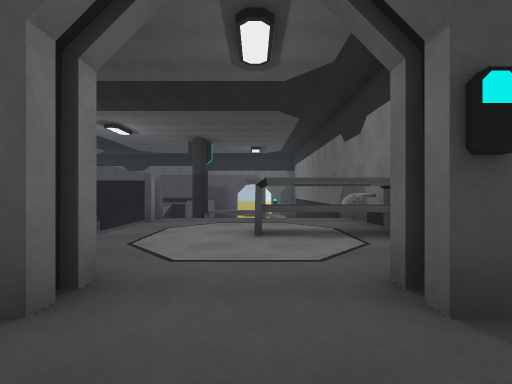
View 1 (above)

19 first-person views from a walk through a Unity game level. The camera is 1.3 m above the floor, looks level and sees 90° across. The floor is counted in squares, 2 m on a side. Each view is taken from the middle of a square. On the plan, view 1 faces up. The plan holds only what a view shows up to about 9 squares ahead; the rest is blank. The place goes on beyond the plan. The player character is not drawn. Surface patterns are stand-ins for the level's own textures.

View 2
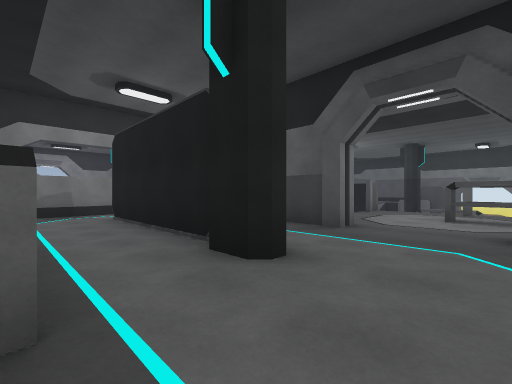

View 3
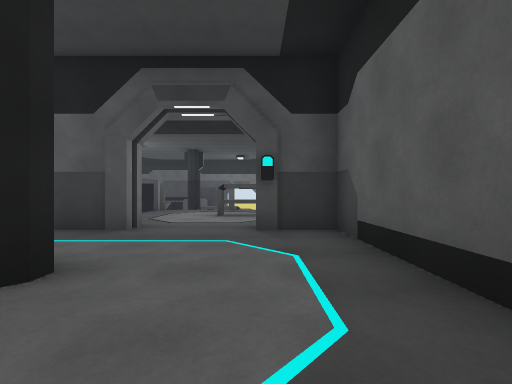

View 4
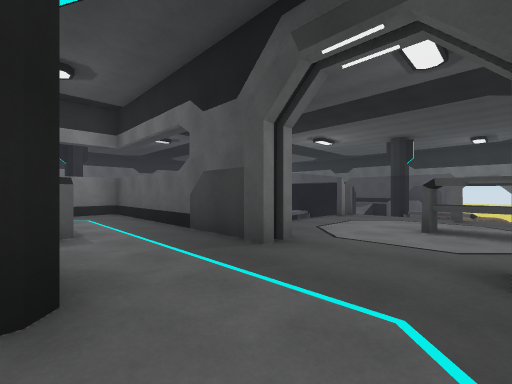

View 5
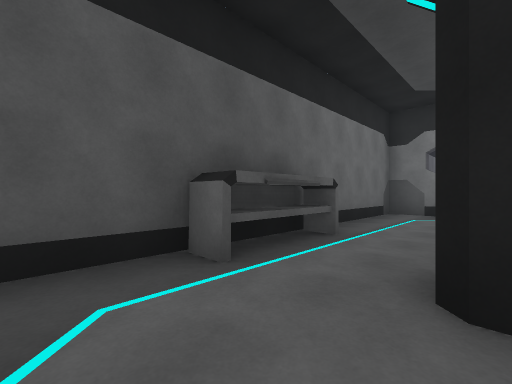

View 6
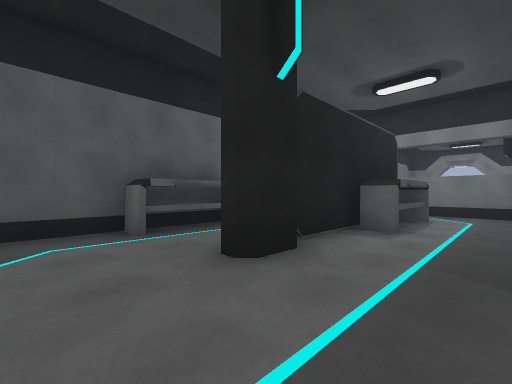

View 7
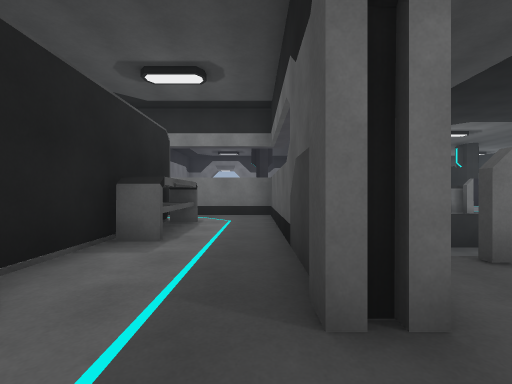

View 8
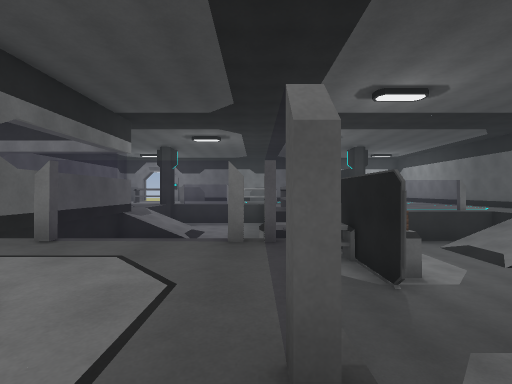

View 9
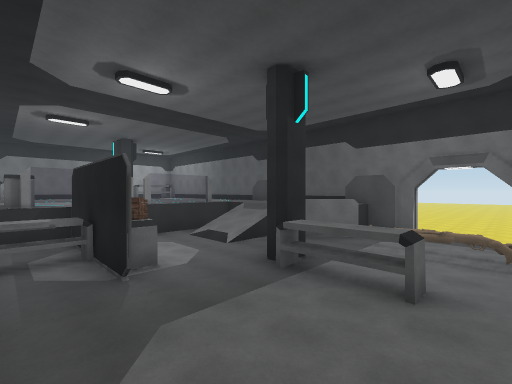

View 10
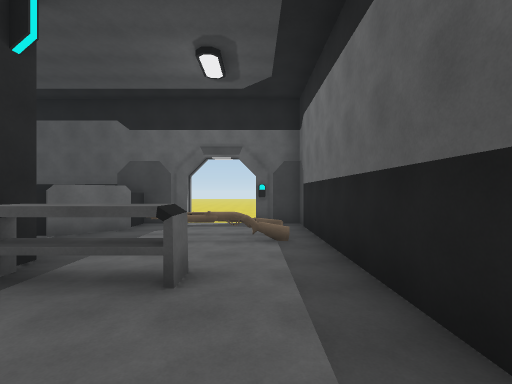

View 11
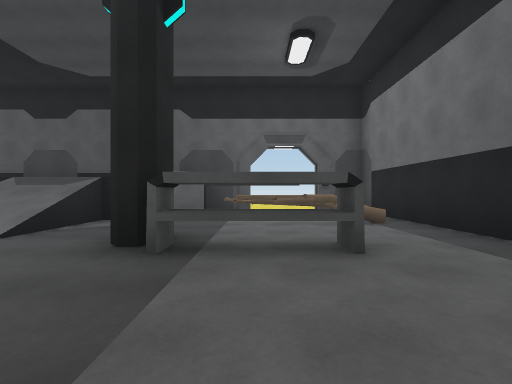

View 12
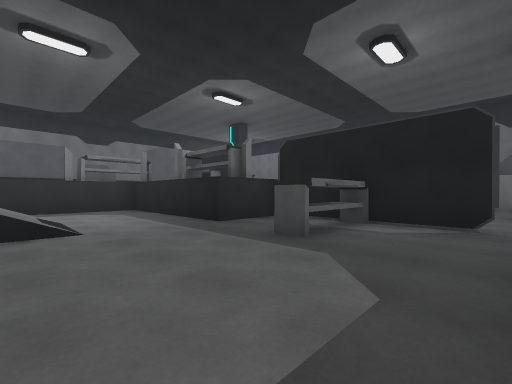

View 13
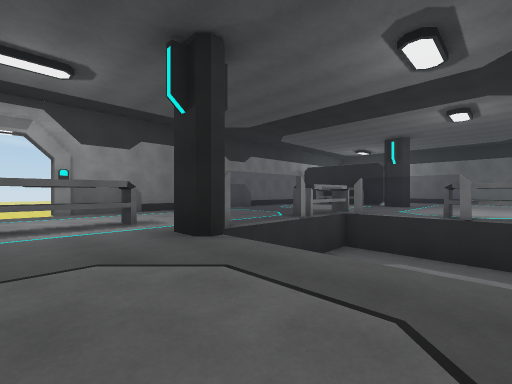

View 14
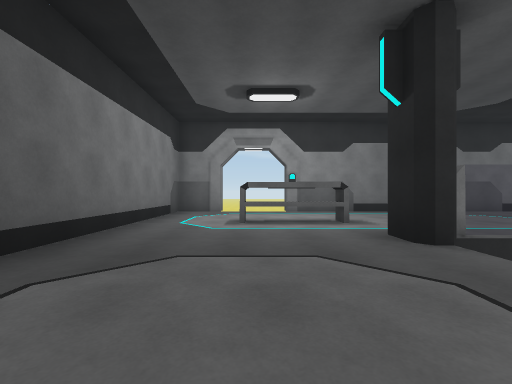

View 15
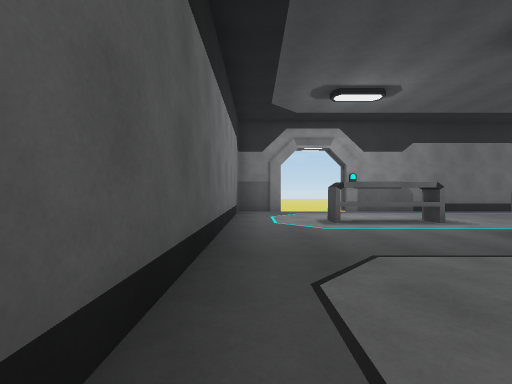

View 16
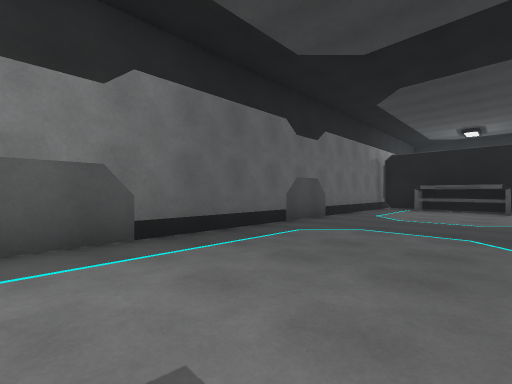

View 17
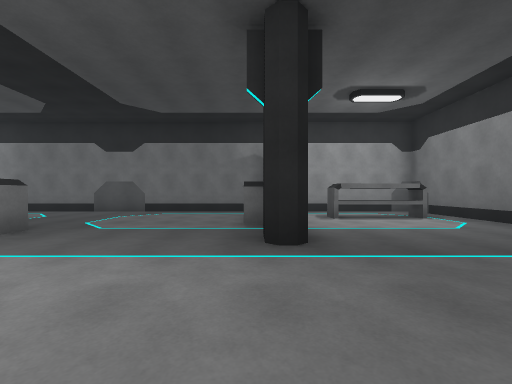

View 18
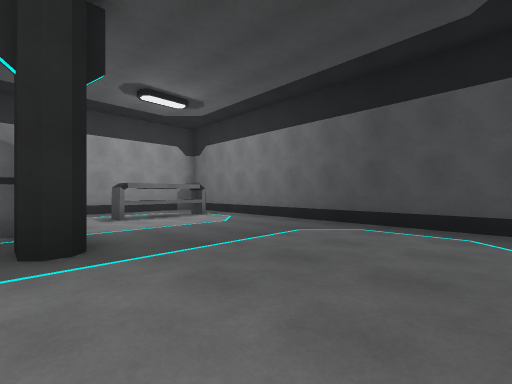

View 19
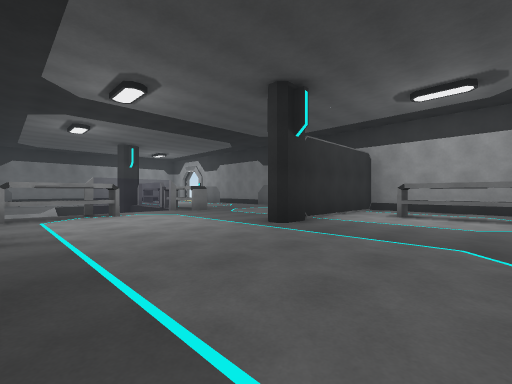

### Floor plan
Key: @ floor where view 1 was taken; # wall or solid block; . main floor; - floor 2 m lower than the main floor; / step, stairs or slope; = window, fence, low wall or low ledge; T table; C column; R crate; O other object.
Columns run from 18 left of view 1 to 2 right of it. Each row starts with its distance up from view 1.
 19                   --
 18                   --
 17                   --
 16 #################--##
 15 #.T........    /----#
 14 #.T........#//#/-OOO#
 13 #.T.......#-//----O-#
 12 #.........=-//------#
 11 ##TTTC....=-----CTT-#
 10 #.........# --------#
  9 #.........= TRT-----#
  8 #.........=#TT#----/#
  7 #....T..TTT--T---- /#
  6 #....#-------T--===.#
  5 #....#----------....#
  4 #....=----------..TTT
  3 #....=   //-----....
  2 #....#    /    ##..##
  1 #..T.C....######....#
  0  ..T......#.......@.#
 -1  ..T......#.#TT##C..#
 -2  ........ #.........#
 -3 #.........#.....TT..
 -4 ######### ##########

Where each view was taken, in squares from view 1:
view 1: 0 up, 0 right, facing up
view 2: 3 down, 1 right, facing up-left
view 3: 3 down, 1 right, facing up
view 4: 1 down, 1 right, facing up-left
view 5: 1 down, 1 right, facing down-left
view 6: 1 up, 1 right, facing down-left
view 7: 1 up, 0 right, facing left
view 8: 6 up, 1 right, facing left
view 9: 7 up, 1 right, facing up-left
view 10: 8 up, 1 right, facing up
view 11: 8 up, 1 left, facing up
view 12: 3 up, 3 left, facing up-left
view 13: 1 down, 9 left, facing up-left
view 14: 1 down, 9 left, facing left
view 15: 3 down, 9 left, facing left
view 16: 1 up, 14 left, facing up-left
view 17: 11 up, 9 left, facing left
view 18: 11 up, 9 left, facing up-left
view 19: 15 up, 8 left, facing down-left
